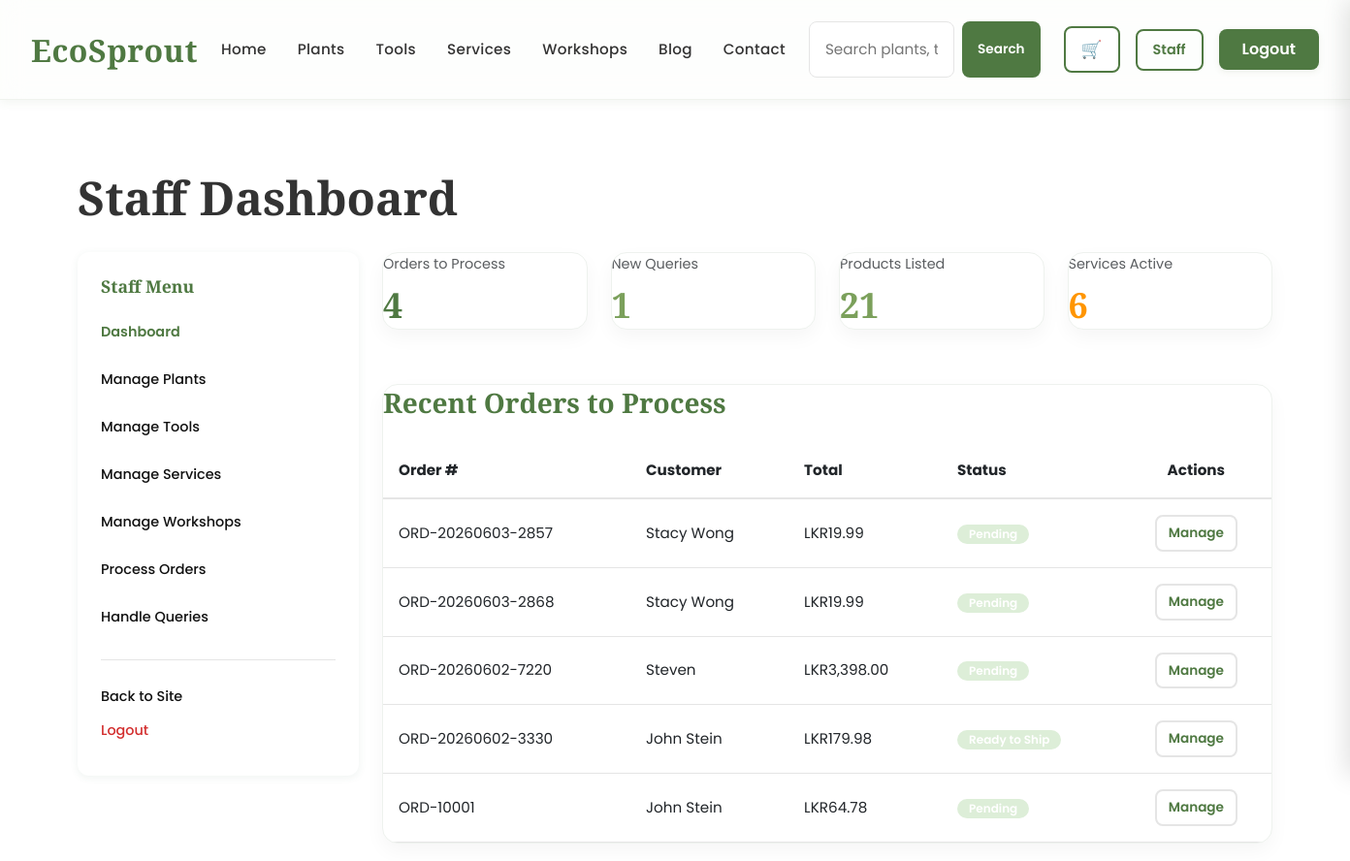
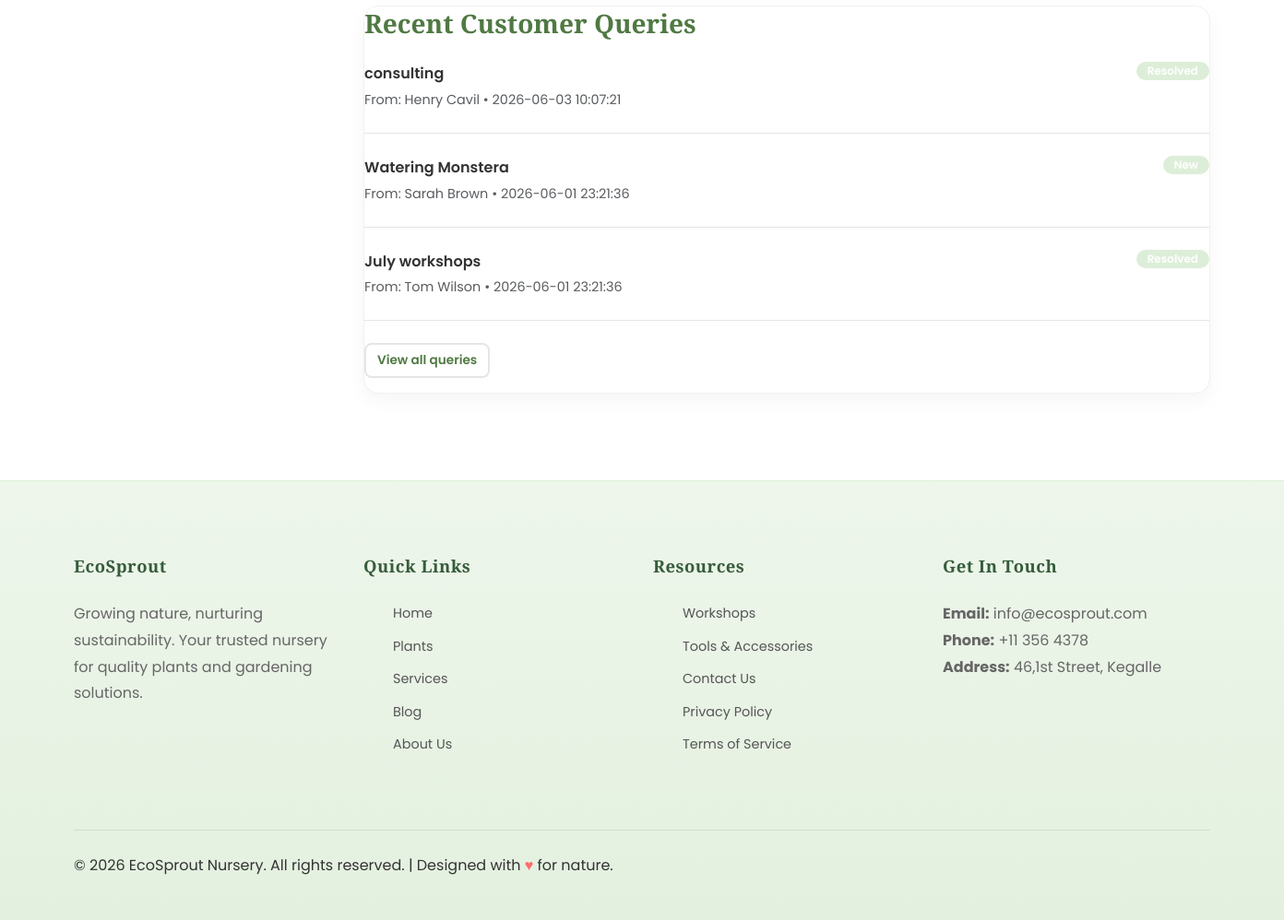
The page /Frontend/staff/index.php (signed in) on the database its author committed (2 pictures, top to bottom).
### tables this page shows
CREATE TABLE IF NOT EXISTS `shop_orders` (
  `id` int NOT NULL AUTO_INCREMENT,
  `user_id` int NOT NULL,
  `order_number` varchar(20) NOT NULL,
  `order_date` datetime DEFAULT CURRENT_TIMESTAMP,
  `total_amount` decimal(10,2) NOT NULL DEFAULT '0.00',
  `status` varchar(50) NOT NULL DEFAULT 'pending',
  `shipping_address` text,
  `payment_method` varchar(50) DEFAULT 'card',
  `created_at` timestamp NULL DEFAULT CURRENT_TIMESTAMP,
  PRIMARY KEY (`id`),
  UNIQUE KEY `order_number` (`order_number`),
  KEY `idx_shop_orders_user` (`user_id`)
);

CREATE TABLE IF NOT EXISTS `users` (
  `id` int NOT NULL AUTO_INCREMENT,
  `email` varchar(191) NOT NULL,
  `password` varchar(255) NOT NULL,
  `full_name` varchar(255) NOT NULL,
  `phone` varchar(50) DEFAULT NULL,
  `role` tinyint NOT NULL DEFAULT '0',
  `is_active` tinyint NOT NULL DEFAULT '1',
  `created_at` timestamp NULL DEFAULT CURRENT_TIMESTAMP,
  PRIMARY KEY (`id`),
  UNIQUE KEY `email` (`email`)
);

CREATE TABLE IF NOT EXISTS `customer_queries` (
  `id` int NOT NULL AUTO_INCREMENT,
  `user_id` int DEFAULT NULL,
  `full_name` varchar(255) NOT NULL,
  `email` varchar(191) NOT NULL,
  `subject` varchar(255) NOT NULL,
  `message` text NOT NULL,
  `status` varchar(50) NOT NULL DEFAULT 'new',
  `staff_reply` text,
  `created_at` timestamp NULL DEFAULT CURRENT_TIMESTAMP,
  PRIMARY KEY (`id`),
  KEY `idx_queries_user` (`user_id`)
);

### Frontend/includes/helpers.php (called while the page is built, shortened)
<?php
function e($text)
{
  return htmlspecialchars((string) $text, ENT_QUOTES, 'UTF-8');
}
function query_status_label($status)
{
  if ($status === 'resolved') {
    return 'Resolved';
  }
  return 'New';
}
function order_status_label($status)
{
  $labels = array(
    'pending' => 'Pending',
    'processing' => 'Processing',
    'ready_to_ship' => 'Ready to Ship',
    'shipped' => 'Shipped',
    'delivered' => 'Delivered',
    'cancelled' => 'Cancelled'
  );
  if (isset($labels[$status])) {
    return $labels[$status];
  }
  return $status;
}

### Frontend/staff/index.php (the view, shortened to what this page needs)
<?php
require_once __DIR__ . '/../config/db.php';
require_once __DIR__ . '/../includes/helpers.php';
$pending_orders = (int) $pdo->query("SELECT COUNT(*) FROM shop_orders WHERE status IN ('pending','processing')")->fetchColumn();
$new_queries = (int) $pdo->query("SELECT COUNT(*) FROM customer_queries WHERE status = 'new'")->fetchColumn();
$products_count = (int) $pdo->query('SELECT (SELECT COUNT(*) FROM plants) + (SELECT COUNT(*) FROM tools)')->fetchColumn();
$services_count = (int) $pdo->query('SELECT COUNT(*) FROM services WHERE is_active = 1')->fetchColumn();
$recent_orders_stmt = $pdo->query(
  "SELECT o.id, o.order_number, o.total_amount, o.status, u.full_name AS customer_name
   FROM shop_orders o JOIN users u ON u.id = o.user_id
   ORDER BY o.order_date DESC LIMIT 5"
);
$recent_orders = $recent_orders_stmt->fetchAll();
$recent_queries_stmt = $pdo->query(
  "SELECT id, subject, full_name, status, created_at FROM customer_queries ORDER BY created_at DESC LIMIT 3"
);
$recent_queries = $recent_queries_stmt->fetchAll();
include '../includes/header.php';
?>
<main>
<section class="section">
<div class="container">
<h1 style="margin-bottom: var(--spacing-lg);">Staff Dashboard</h1>
<div class="row">
<div class="col-md-3 mb-4"><?php include '../includes/staff_sidebar.php'; ?></div>
<div class="col-md-9 mb-4">
<div class="row" style="margin-bottom:var(--spacing-xl);">
<div class="col-lg-3 mb-4"><div class="card"><p class="text-muted" style="margin-bottom:var(--spacing-sm);">Orders to Process</p><h2 style="color:var(--primary-color);margin:0;"><?php echo $pending_orders; ?></h2></div></div>
<div class="col-lg-3 mb-4"><div class="card"><p class="text-muted" style="margin-bottom:var(--spacing-sm);">New Queries</p><h2 style="color:var(--secondary-color);margin:0;"><?php echo $new_queries; ?></h2></div></div>
<div class="col-lg-3 mb-4"><div class="card"><p class="text-muted" style="margin-bottom:var(--spacing-sm);">Products Listed</p><h2 style="color:var(--accent-color);margin:0;"><?php echo $products_count; ?></h2></div></div>
<div class="col-lg-3 mb-4"><div class="card"><p class="text-muted" style="margin-bottom:var(--spacing-sm);">Services Active</p><h2 style="color:#FF9500;margin:0;"><?php echo $services_count; ?></h2></div></div>
</div>
<div class="card" style="margin-bottom:var(--spacing-lg);">
<h3 style="color:var(--primary-color);margin-bottom:var(--spacing-lg);">Recent Orders to Process</h3>
<div style="overflow-x:auto;">
<table style="width:100%;font-size:0.95rem;">
<thead>
<tr style="border-bottom:2px solid var(--light-gray);">
<th style="padding:var(--spacing-md);text-align:left;">Order #</th>
<th style="padding:var(--spacing-md);text-align:left;">Customer</th>
<th style="padding:var(--spacing-md);text-align:left;">Total</th>
<th style="padding:var(--spacing-md);text-align:left;">Status</th>
<th style="padding:var(--spacing-md);text-align:center;">Actions</th>
</tr>
</thead>
<tbody>
<?php foreach ($recent_orders as $order) { ?>
<tr style="border-bottom:1px solid var(--light-gray);">
<td style="padding:var(--spacing-md);"><?php echo e($order['order_number']); ?></td>
<td style="padding:var(--spacing-md);"><?php echo e($order['customer_name']); ?></td>
<td style="padding:var(--spacing-md);">LKR<?php echo e(number_format((float)$order['total_amount'], 2)); ?></td>
<td style="padding:var(--spacing-md);"><span class="badge badge-success"><?php echo e(order_status_label($order['status'])); ?></span></td>
<td style="padding:var(--spacing-md);text-align:center;"><a href="orders.php" class="btn-outline btn-small">Manage</a></td>
</tr>
<?php } ?>
</tbody>
</table>
</div>
</div>
<div class="card">
<h3 style="color:var(--primary-color);margin-bottom:var(--spacing-lg);">Recent Customer Queries</h3>
<?php foreach ($recent_queries as $q) { ?>
<div style="margin-bottom:var(--spacing-lg);padding-bottom:var(--spacing-lg);border-bottom:1px solid var(--light-gray);">
<div style="display:flex;justify-content:space-between;align-items:start;gap:var(--spacing-md);">
<div style="flex:1;">
<p style="font-weight:600;margin:0 0 4px 0;"><?php echo e($q['subject']); ?></p>
<p class="text-muted" style="font-size:0.9rem;margin:0;">From: <?php echo e($q['full_name']); ?> • <?php echo e($q['created_at']); ?></p>
</div>
<span class="badge badge-success"><?php echo e(query_status_label($q['status'])); ?></span>
</div>
</div>
<?php } ?>
<p><a href="queries.php" class="btn-outline btn-small">View all queries</a></p>
</div>
</div>
</div>
</div>
</section>
</main>
<?php include '../includes/footer.php'; ?>

### Frontend/assets/css/style.css (style rules this page uses)
:root { --primary-color: #4F7942; --secondary-color: #7BA05B; --light-green: #DDEED8; --background-color: #F8F9F5; --text-color: #333333; --secondary-text: #666666; --surface-color: #FFFFFF; --dark-green: #2D5A3D; --accent-color: #7BA05B; --light-gray: #E5E5E5; --border-color: #E5E5E5; --spacing-xs: 4px; --spacing-sm: 8px; --spacing-md: 16px; --spacing-lg: 24px; --spacing-xl: 32px; --spacing-xxl: 48px; --border-radius: 8px; --border-radius-lg: 12px; --transition: all 0.3s ease; }
* { margin: 0; padding: 0; box-sizing: border-box; }
html { scroll-behavior: smooth; }
body { font-family: 'Poppins', sans-serif; background-color: var(--background-color); color: var(--text-color); line-height: 1.6; font-size: 16px; }
h1, h2, h3, h4, h5, h6 { font-family: 'Playfair Display', serif; color: var(--text-color); line-height: 1.3; margin-bottom: var(--spacing-md); font-weight: 700; }
h1 { font-size: 3rem; }
h2 { font-size: 2.25rem; }
h3 { font-size: 1.75rem; }
p { margin-bottom: var(--spacing-md); color: var(--text-color); }
a { color: var(--primary-color); text-decoration: none; transition: var(--transition); }
.btn-outline { background-color: transparent; color: var(--primary-color); padding: var(--spacing-sm) var(--spacing-lg); border: 2px solid var(--border-color); border-radius: var(--border-radius); cursor: pointer; font-size: 0.95rem; font-weight: 600; transition: var(--transition); display: inline-block; }
.btn-small { padding: 6px 12px; font-size: 0.85rem; }
.card { border-radius: 16px; overflow: hidden; border: 1px solid #eef2ee; box-shadow: 0 8px 20px rgba(0,0,0,0.04); transition: all .3s ease; }
.container { max-width: 1280px; margin: auto; padding: 0 24px; }
.section { padding: 70px var(--spacing-lg); }
.section:nth-child(odd) { background-color: var(--surface-color); }
.section { position: relative; }
.mb-4 { margin-bottom: var(--spacing-xl); }
.text-muted { color: #999; font-size: 0.9rem; }
.badge { display: inline-block; background-color: var(--primary-color); color: var(--surface-color); padding: 4px 12px; border-radius: 20px; font-size: 0.75rem; font-weight: 600; }
.badge-success { background-color: var(--light-green); }

### rows shown on the page
shop_orders: order_number "ORD-20260603-2857", user.full_name "Stacy Wong", total_amount "19.99", status "Pending"
shop_orders: order_number "ORD-20260603-2868", user.full_name "Stacy Wong", total_amount "19.99", status "Pending"
shop_orders: order_number "ORD-20260602-7220", user.full_name "Steven", total_amount "3,398.00", status "Pending"
shop_orders: order_number "ORD-20260602-3330", user.full_name "John Stein", total_amount "179.98", status "Ready to Ship"
shop_orders: order_number "ORD-10001", user.full_name "John Stein", total_amount "64.78", status "Pending"
customer_queries: subject "consulting", full_name "Henry Cavil", created_at "2026-06-03 10:07:21", status "Resolved"
customer_queries: subject "Watering Monstera", full_name "Sarah Brown", created_at "2026-06-01 23:21:36", status "New"
customer_queries: subject "July workshops", full_name "Tom Wilson", created_at "2026-06-01 23:21:36", status "Resolved"

### other values the page prints
$pending_orders "4"
$new_queries "1"
$products_count "21"
$services_count "6"
